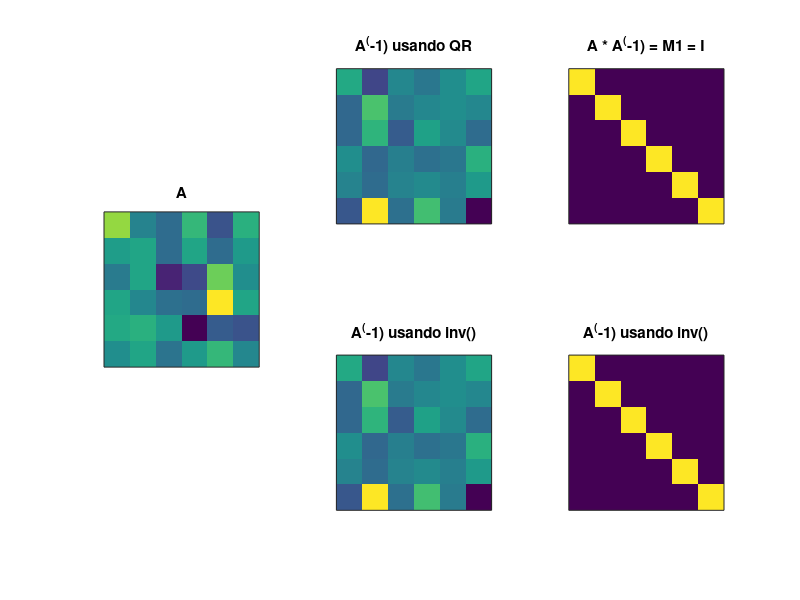

Write the MATLAB code that produced this figure.

d = 6;
A = round(20 * randn(d));

[Q,R] = qr(A);

QR_in = R^(-1) * Q'
in = inv(A);

M1 = A * QR_in;
M2 = A * inv(A);

subplot(233)
imagesc(M1), axis image
set(gca, 'xtick',[],'ytick',[])
title('A * A^(-1) = M1 = I')

subplot(235)
imagesc(in), axis image
set(gca, 'xtick',[],'ytick',[])
title('A^(-1) usando inv()')

subplot(236)
imagesc(M2), axis image
set(gca, 'xtick',[],'ytick',[])
title('A^(-1) usando inv()')

subplot(131)
imagesc(A), axis image
set(gca, 'xtick',[],'ytick',[])
title('A')

subplot(232)
imagesc(QR_in), axis image
set(gca, 'xtick',[],'ytick',[])
title('A^(-1) usando QR')